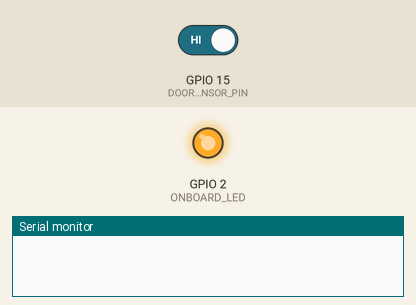
This program was run on a simulated ESP32. Shown: output pins drawn as LEDs (lit = HIGH), the last lines printed to the serial monitor. Inputs (shaded band) come from the test bench; at power-on: GPIO 15 (DOOR_SENSOR_PIN) HIGH. WiFi joins after 1.5 s; servers stay silent unless stated; uploads are accepted with an empty reply.

Above: at 1.6 s.
At 4.1 s:
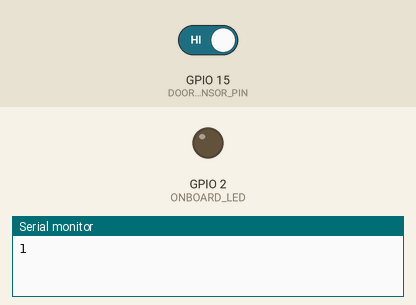
Timing chart, 0 to 5.6 s (numbered marks = the images above):
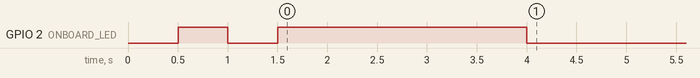

The program:

main.cpp
```cpp
#include <Arduino.h>
#include <WiFi.h>
#include <HTTPClient.h>
#include <ArduinoJson.h>

const char* ssid = "VM HQ";
const char* password = "##############";
char JsonOuput[128];
int counter = 0;

String apiurl = "http://192.168.1.22/api/qhaQGX7srfXZw-1oK3O0-X4CXHRr93jioCo2SL7P/groups/1/action";

#define DOOR_SENSOR_PIN 15
#define ONBOARD_LED  2

int currentDoorState = 0;
int lastDoorState = 0;

void setup() {
  Serial.begin(115200);
  pinMode(DOOR_SENSOR_PIN, INPUT_PULLUP);
  pinMode(ONBOARD_LED,OUTPUT);

  WiFi.begin(ssid, password);
  while(WiFi.status() != WL_CONNECTED) {
    delay(500);
    digitalWrite(ONBOARD_LED,HIGH);
    delay(500);
    digitalWrite(ONBOARD_LED,LOW);
  }
  digitalWrite(ONBOARD_LED,HIGH);
  delay(2000);
  digitalWrite(ONBOARD_LED,LOW);
}

void loop() {
  lastDoorState = currentDoorState;
  currentDoorState = digitalRead(DOOR_SENSOR_PIN);

  if (lastDoorState == LOW && currentDoorState == HIGH) { // state change: LOW -> HIGH
    counter++;
    Serial.println(counter);
    if(WiFi.status()== WL_CONNECTED) {
      HTTPClient http;

      http.begin(apiurl);
      http.addHeader("Content-Type", "application/json");

      const size_t CAPACITY = JSON_OBJECT_SIZE(3);
      StaticJsonDocument<CAPACITY> doc;

      JsonObject obj = doc.to<JsonObject>();
      obj["on"] = true;

      serializeJson(doc, JsonOuput);

      int httpResponseCode = http.PUT(String(JsonOuput));

      if (httpResponseCode>0) {
        Serial.print("HTTP Response code: ");
        Serial.println(httpResponseCode);
        String payload = http.getString();
        Serial.println(payload);

        http.end();
      }
    }
    delay(500);
  }

  if (lastDoorState == HIGH && currentDoorState == LOW) { // state change: HIGH -> LOW
    counter++;
    Serial.println(counter);
    if(WiFi.status()== WL_CONNECTED && counter % 4 == 0){
      HTTPClient http;

      http.begin(apiurl);
      http.addHeader("Content-Type", "application/json");

      const size_t CAPACITY = JSON_OBJECT_SIZE(3);
      StaticJsonDocument<CAPACITY> doc;

      JsonObject obj = doc.to<JsonObject>();
      obj["on"] = false;

      serializeJson(doc, JsonOuput);

      int httpResponseCode = http.PUT(String(JsonOuput));

      if (httpResponseCode>0) {
        Serial.print("HTTP Response code: ");
        Serial.println(httpResponseCode);
        String payload = http.getString();
        Serial.println(payload);

        http.end();
      }
    }
  }
  delay(500);
}
```
